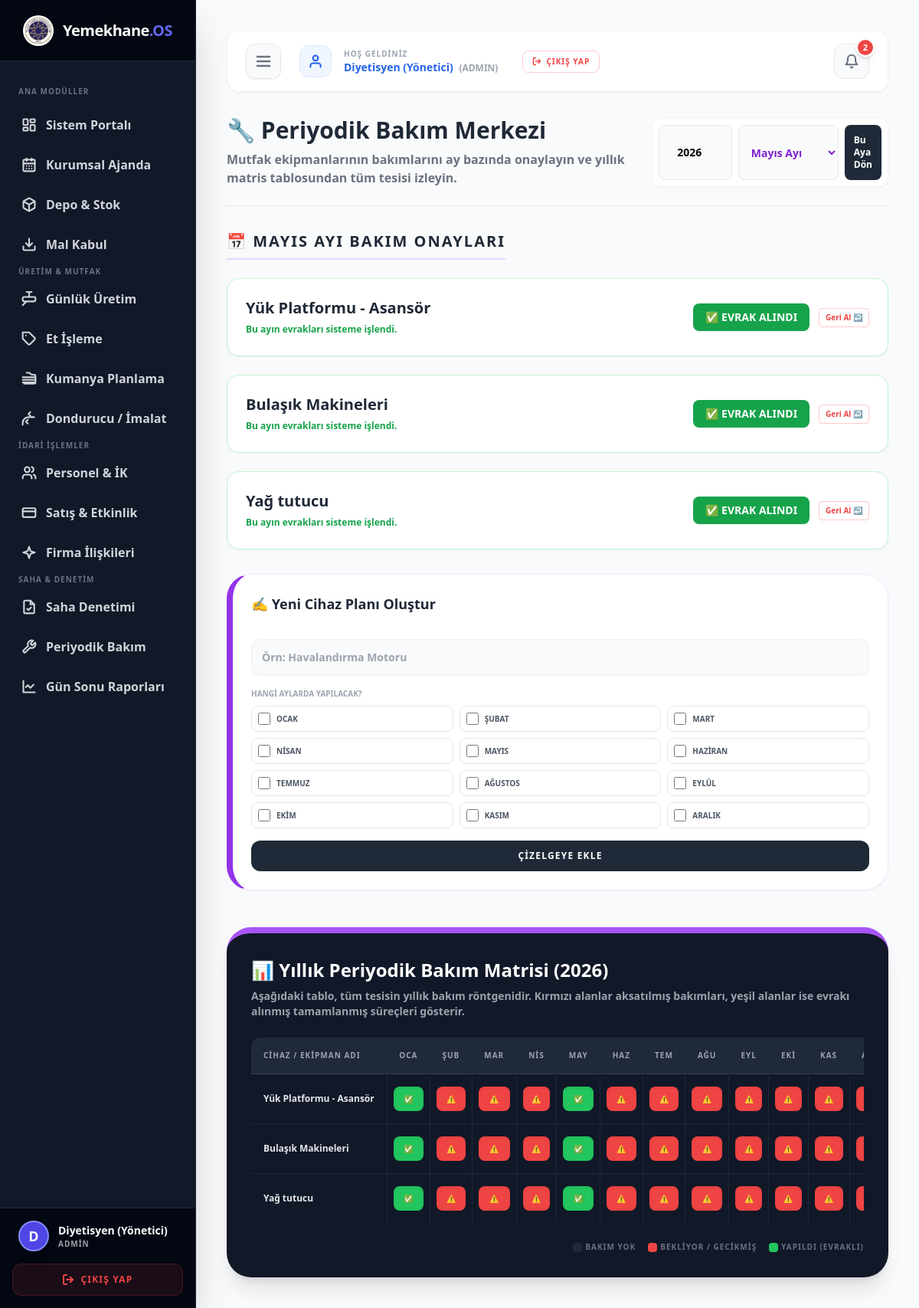
Page /periyodik-bakim (signed in) on the committed database.
### tables this page shows
CREATE TABLE periyodik_bakim (id INTEGER PRIMARY KEY AUTOINCREMENT, ekipman_adi TEXT, bakim_aylari TEXT);

### app.py (the view, shortened to what this page needs)
@app.route('/periyodik-bakim', methods=['GET', 'POST'])
@login_required
@admin_required
def periyodik_bakim():
    conn = get_db_connection()
    bugun = date.today()
    secilen_yil = request.args.get('yil', str(bugun.year))
    secilen_ay = request.args.get('ay', str(bugun.month))
    bakimlar = conn.execute("SELECT * FROM periyodik_bakim ORDER BY id ASC").fetchall()
    logs = conn.execute("SELECT * FROM periyodik_bakim_log WHERE yil=?", (secilen_yil,)).fetchall()
    log_dict = {(str(l['bakim_id']), str(l['ay'])): True for l in logs}
    aylik_bakimlar = []
    for b in bakimlar:
        aylar = b['bakim_aylari'].split(',') if b['bakim_aylari'] else []
        if secilen_ay in aylar:
            durum = 'Yapıldı' if (str(b['id']), secilen_ay) in log_dict else 'Bekliyor'
            aylik_bakimlar.append({'id': b['id'], 'ekipman_adi': b['ekipman_adi'], 'durum': durum})
    matris = {}
    for b in bakimlar:
        matris[b['id']] = {'adi': b['ekipman_adi'], 'aylar': {}}
        gerekli_aylar = b['bakim_aylari'].split(',') if b['bakim_aylari'] else []
        for a_no in range(1, 13):
            a_str = str(a_no)
            if a_str in gerekli_aylar:
                if (str(b['id']), a_str) in log_dict: matris[b['id']]['aylar'][a_str] = 'Yapıldı'
                else: matris[b['id']]['aylar'][a_str] = 'Bekliyor'
            else: matris[b['id']]['aylar'][a_str] = 'Yok'
    conn.close()
    ay_isimleri = { '1': 'Ocak', '2': 'Şubat', '3': 'Mart', '4': 'Nisan', '5': 'Mayıs', '6': 'Haziran', '7': 'Temmuz', '8': 'Ağustos', '9': 'Eylül', '10': 'Ekim', '11': 'Kasım', '12': 'Aralık' }
    return render_template('periyodik_bakim.html', bakimlar=bakimlar, aylik_bakimlar=aylik_bakimlar, matris=matris, ay_isimleri=ay_isimleri, secilen_ay=secilen_ay, secilen_yil=secilen_yil)

### app.py (called while the page is built)
def login_required(f):
    @wraps(f)
    def decorated_function(*args, **kwargs):
        if 'kullanici_id' not in session: return redirect(url_for('login'))
        return f(*args, **kwargs)
    return decorated_function

def admin_required(f):
    @wraps(f)
    def decorated_function(*args, **kwargs):
        if session.get('rol') != 'admin':
            flash("⚠️ Bu sayfaya erişim yetkiniz yok!", "error")
            return redirect(url_for('depo'))
        return f(*args, **kwargs)
    return decorated_function

def get_next_workday(date_str):
    d = datetime.strptime(date_str, '%Y-%m-%d')
    while d.weekday() >= 5: d += timedelta(days=1)
    return d.strftime('%Y-%m-%d')

def get_db_connection():
    db_path = os.path.join(os.getcwd(), 'yemekhane.db')
    conn = sqlite3.connect(db_path)
    conn.row_factory = sqlite3.Row
    return conn

### templates/periyodik_bakim.html (shortened to what this page needs)
<!DOCTYPE html>
<html lang="tr">
<head>
    <script src="https://cdn.tailwindcss.com"></script>
</head>
<body class="bg-gray-50 flex min-h-screen font-sans">
    {% include 'sidebar.html' %}
    <div class="ml-64 flex-1 p-10 min-w-0">
        {% include 'topbar.html' %}
        <div class="mb-8 border-b border-gray-200 pb-6 flex justify-between items-end">
            <div>
                <h1 class="text-3xl font-black text-gray-800">🔧 Periyodik Bakım Merkezi</h1>
                <p class="text-gray-500 font-bold mt-2">Mutfak ekipmanlarının bakımlarını ay bazında onaylayın ve yıllık matris tablosundan tüm tesisi izleyin.</p>
            </div>
            <form action="/periyodik-bakim" method="GET" class="flex gap-2 bg-white p-2 rounded-xl shadow-sm border border-gray-100">
                <input type="number" name="yil" value="{{ secilen_yil }}" class="w-24 border border-gray-200 rounded-lg p-3 font-bold text-sm outline-none bg-gray-50 text-center" onchange="this.form.submit()">
                <select name="ay" class="border border-gray-200 rounded-lg p-3 font-bold text-sm outline-none bg-gray-50 text-purple-700" onchange="this.form.submit()">
                    {% for ay_no, ay_isim in ay_isimleri.items() %}
                        <option value="{{ ay_no }}" {% if secilen_ay == ay_no %}selected{% endif %}>{{ ay_isim }} Ayı</option>
                    {% endfor %}
                </select>
                <a href="/periyodik-bakim" class="bg-gray-800 text-white font-bold p-3 rounded-lg hover:bg-black text-xs flex items-center">Bu Aya Dön</a>
            </form>
        </div>
        <div class="grid grid-cols-1 xl:grid-cols-3 gap-8 mb-10">
            <div class="xl:col-span-2 space-y-6">
                <h2 class="text-xl font-black text-gray-800 uppercase tracking-widest border-b-2 border-purple-200 pb-2 inline-block">📅 {{ ay_isimleri[secilen_ay] }} Ayı Bakım Onayları</h2>
                {% for ab in aylik_bakimlar %}
                <div class="bg-white p-6 rounded-2xl shadow-sm border {% if ab.durum == 'Yapıldı' %}border-green-200 bg-green-50/30{% else %}border-orange-200 bg-orange-50/30{% endif %} flex justify-between items-center">
                    <div>
                        <h4 class="text-xl font-black text-gray-800">{{ ab.ekipman_adi }}</h4>
                        {% if ab.durum == 'Yapıldı' %}
                            <span class="text-xs font-bold text-green-600">Bu ayın evrakları sisteme işlendi.</span>
                        {% else %}
                            <span class="text-xs font-bold text-orange-600">Bakım bekleniyor. İşlem bittikten sonra yandaki butondan onaylayın.</span>
                        {% endif %}
                    </div>
                    <div>
                        {% if ab.durum == 'Yapıldı' %}
                            <form action="/periyodik-bakim" method="POST" class="m-0 flex items-center gap-3">
                                <span class="bg-green-600 text-white font-black px-4 py-2 rounded-lg text-sm shadow-sm">✅ EVRAK ALINDI</span>
                                <button type="submit" class="text-red-500 hover:text-red-700 font-bold text-[10px] bg-white border border-red-200 px-2 py-1 rounded">Geri Al ↩️</button>
                            </form>
                        {% endif %}
                    </div>
                </div>
                {% else %}
                <div class="bg-white p-10 rounded-2xl text-center shadow-sm border border-gray-100">
                    <span class="text-3xl block mb-2">🎉</span>
                    <h4 class="text-gray-500 font-bold text-sm">Seçili ay için planlanmış bir periyodik bakım bulunmuyor.</h4>
                </div>
                {% endfor %}
            </div>
            <div class="xl:col-span-1 bg-white p-6 rounded-[2rem] shadow-sm border border-purple-100 border-l-8 border-l-purple-600 h-max">
                <h3 class="text-lg font-black text-gray-800 mb-4 flex items-center gap-2">✍️ Yeni Cihaz Planı Oluştur</h3>
                <form action="/periyodik-bakim" method="POST" class="space-y-4">
                    <input type="text" name="ekipman_adi" placeholder="Örn: Havalandırma Motoru" required class="w-full border-2 border-gray-100 p-3 rounded-xl font-bold outline-none focus:border-purple-500 bg-gray-50 text-sm">
                    <div>
                        <label class="block text-[10px] font-bold text-gray-400 uppercase mb-2">Hangi Aylarda Yapılacak?</label>
                        <div class="grid grid-cols-3 gap-2">
                            {% for ay_no, ay_isim in ay_isimleri.items() %}
                            <label class="flex items-center gap-2 p-2 border border-gray-200 rounded-lg cursor-pointer hover:bg-purple-50 transition">
                                <input type="checkbox" name="aylar[]" value="{{ ay_no }}" class="w-4 h-4 text-purple-600">
                                <span class="font-bold text-gray-600 text-[10px] uppercase">{{ ay_isim }}</span>
                            </label>
                            {% endfor %}
                        </div>
                    </div>
                    <button type="submit" class="w-full bg-gray-800 text-white font-black py-3 rounded-xl hover:bg-black transition text-xs tracking-widest uppercase">Çizelgeye Ekle</button>
                </form>
            </div>
        </div>
        <div class="bg-gray-900 p-8 rounded-[2rem] shadow-xl border-t-8 border-purple-500 mt-12">
            <div class="flex justify-between items-end mb-6">
                <div>
                    <h3 class="text-2xl font-black text-white mb-2 flex items-center gap-2">📊 Yıllık Periyodik Bakım Matrisi ({{ secilen_yil }})</h3>
                    <p class="text-gray-400 font-bold text-sm">Aşağıdaki tablo, tüm tesisin yıllık bakım röntgenidir. Kırmızı alanlar aksatılmış bakımları, yeşil alanlar ise evrakı alınmış tamamlanmış süreçleri gösterir.</p>
                </div>
            </div>
            <div class="overflow-x-auto">
                <table class="w-full text-left whitespace-nowrap">
                    <thead class="bg-gray-800 text-gray-400 uppercase text-[10px] tracking-widest border-b border-gray-700">
                        <tr>
                            <th class="p-4 rounded-tl-xl sticky left-0 bg-gray-800 z-10 w-64">Cihaz / Ekipman Adı</th>
                            {% for ay_no, ay_isim in ay_isimleri.items() %}
                            <th class="p-4 text-center">{{ ay_isim[:3] }}</th>
                            {% endfor %}
                        </tr>
                    </thead>
                    <tbody class="divide-y divide-gray-800 text-xs">
                        {% for b in bakimlar %}
                        <tr class="hover:bg-gray-800 transition">
                            <td class="p-4 font-black text-gray-200 sticky left-0 bg-gray-900 z-10 truncate max-w-[250px]">{{ b.ekipman_adi }}</td>
                            {% for ay_no in range(1, 13) %}
                                {% set durum = matris[b.id]['aylar'][ay_no|string] %}
                                <td class="p-2 text-center border-l border-gray-800">
                                    {% if durum == 'Yapıldı' %}
                                        <div class="w-full h-8 bg-green-500 rounded-lg flex items-center justify-center text-white text-[10px] font-black shadow-inner cursor-help" title="Evrak Alındı">✅</div>
                                    {% elif durum == 'Bekliyor' %}
                                        <div class="w-full h-8 bg-red-500 rounded-lg flex items-center justify-center text-white text-[10px] font-black shadow-inner cursor-help animate-pulse" title="Bakım Bekliyor!">⚠️</div>
                                    {% else %}
                                        <div class="w-full h-8 bg-gray-800 rounded-lg flex items-center justify-center text-gray-600 text-[10px] font-bold opacity-50">-</div>
                                    {% endif %}
                                </td>
                            {% endfor %}
                        </tr>
                        {% else %}
                        <tr><td colspan="14" class="p-10 text-center text-gray-600 font-bold">Sisteme kayıtlı periyodik bakım bulunmuyor.</td></tr>
                        {% endfor %}
                    </tbody>
                </table>
            </div>
            <div class="mt-6 flex gap-4 text-[10px] font-bold uppercase tracking-widest text-gray-500 justify-end">
                <span class="flex items-center gap-1"><div class="w-3 h-3 bg-gray-800 rounded"></div> Bakım Yok</span>
                <span class="flex items-center gap-1"><div class="w-3 h-3 bg-red-500 rounded"></div> Bekliyor / Gecikmiş</span>
                <span class="flex items-center gap-1"><div class="w-3 h-3 bg-green-500 rounded"></div> Yapıldı (Evraklı)</span>
            </div>
        </div>
    </div>
</body>
</html>

### rows in the picture
periyodik_bakim: ekipman_adi "Yük Platformu - Asansör"
periyodik_bakim: ekipman_adi "Bulaşık Makineleri"
periyodik_bakim: ekipman_adi "Yağ tutucu"

### other values in the picture
{{ session.isim[:1] }} "D"
{{ session.isim }} "Diyetisyen (Yönetici)"
{{ session.rol }} "ADMIN"
{{ session.rol|upper }} "ADMIN"
{{ ay_isimleri[secilen_ay] }} "MAYIS"
{{ ay_isim }} "OCAK" "ŞUBAT" "MART" "NISAN" "MAYIS" "HAZIRAN" "TEMMUZ" "AĞUSTOS" "EYLÜL" "EKIM" "KASIM" "ARALIK"
{{ secilen_yil }} "2026"
{{ ay_isim[:3] }} "OCA" "ŞUB" "MAR" "NIS" "MAY" "HAZ" "TEM" "AĞU" "EYL" "EKI" "KAS"
form field ay "Mayıs Ayı"
